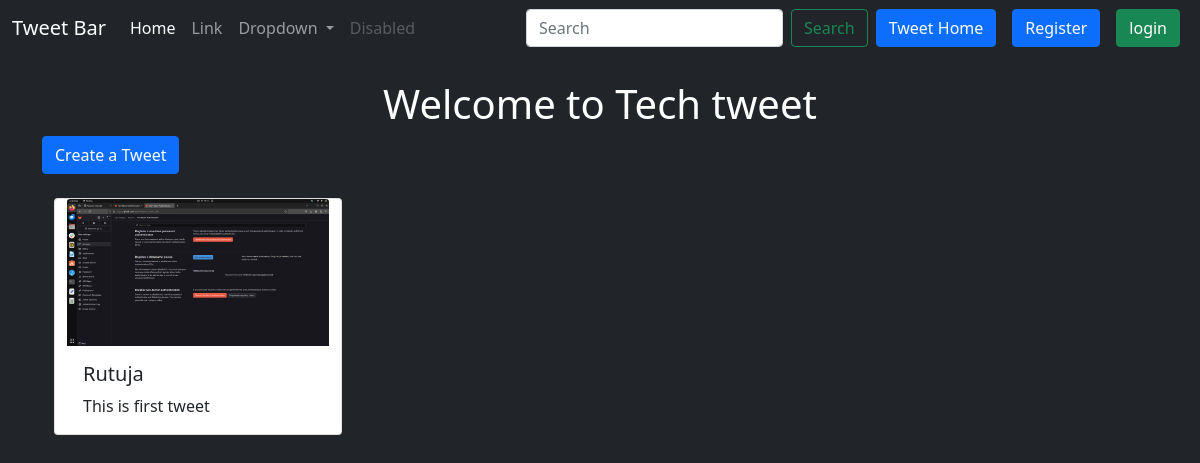
The app's page /tweet/, older data.
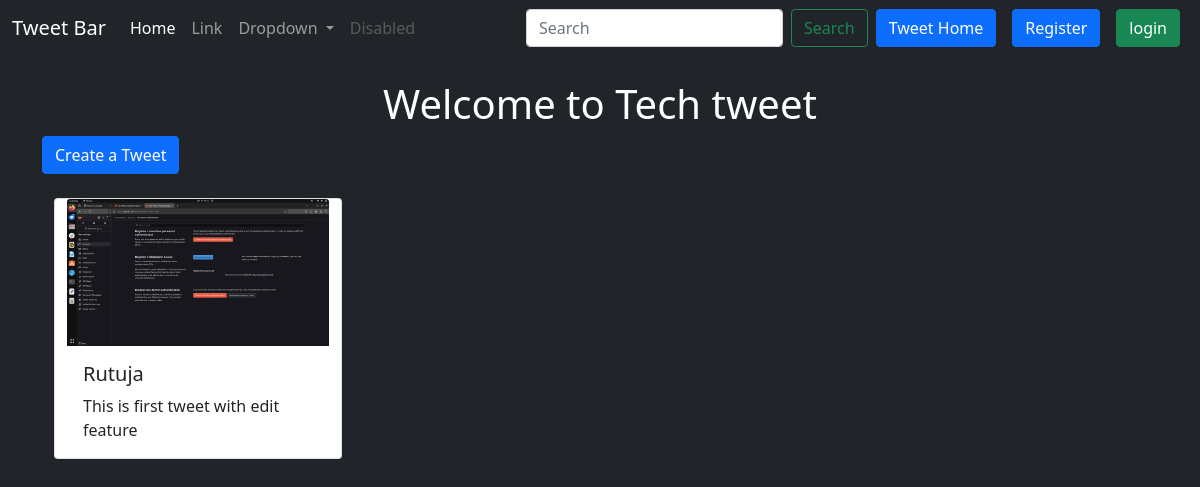
The same page, newer data.
### tweet/models.py (models this page shows)
class Tweet(models.Model):
    user = models.ForeignKey(User, on_delete=models.CASCADE)
    text = models.TextField(max_length=240)
    photo = models.ImageField(upload_to='photos/', blank=True, null=True)
    created_at = models.DateField(auto_now_add=True)
    updated_at = models.DateField(auto_now=True)
    def __str__(self):
        return f'{self.user.username} - {self.text[:10]}'

### tweet/views.py (the view)
# urls.py: path('',views.tweet_list, name='tweet_list'),
def tweet_list(request):
    tweets = Tweet.objects.all().order_by('-created_at')
    print(tweets)
    return render(request, 'tweet_list.html', {'tweets': tweets})

### tweet/templates/tweet_list.html (shortened to what this page needs)
{% extends "layout.html" %}
{% block content %}
<h1 class="text-center text-white mt-4">Welcome to Tech tweet</h1>
<a class="btn btn-primary mb-4" href="{% url 'tweet_create' %}"> Create a Tweet</a>
<div class="container row gap-3">
    {% for tweet in tweets %}
    <div class="card" style="width: 18rem;">
        <img src="{{tweet.photo.url}}" class="card-img-top" alt="...">
        <div class="card-body">
          <h5 class="card-title">{{tweet.user.username}}</h5>
          <p class="card-text">{{tweet.text}}</p>
        </div>
      </div>
      {% endfor %}
</div>
{% endblock %}

Row changes from the older to the newer data that the page shows:
changed Tweet "Rutuja": text "This is first tweet" → "This is first tweet with edit feature"
